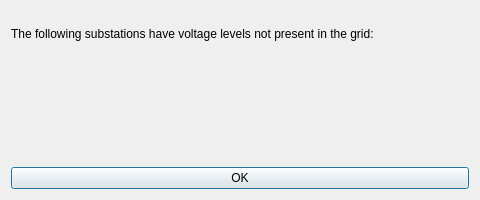
<?xml version="1.0" encoding="UTF-8"?>
<ui version="4.0">
 <class>Dialog</class>
 <widget class="QDialog" name="Dialog">
  <property name="geometry">
   <rect>
    <x>0</x>
    <y>0</y>
    <width>480</width>
    <height>200</height>
   </rect>
  </property>
  <property name="windowTitle">
   <string>Dialog</string>
  </property>
  <layout class="QVBoxLayout" name="verticalLayout">
   <item>
    <widget class="QLabel" name="headerLabel">
     <property name="text">
      <string>The following substations have voltage levels not present in the grid:</string>
     </property>
    </widget>
   </item>
   <item>
    <widget class="QLabel" name="offendersLabel">
     <property name="text">
      <string/>
     </property>
    </widget>
   </item>
   <item>
    <widget class="QLabel" name="validVoltagesLabel">
     <property name="text">
      <string/>
     </property>
    </widget>
   </item>
   <item>
    <widget class="QPushButton" name="okButton">
     <property name="text">
      <string>OK</string>
     </property>
    </widget>
   </item>
  </layout>
 </widget>
 <resources/>
 <connections/>
</ui>
